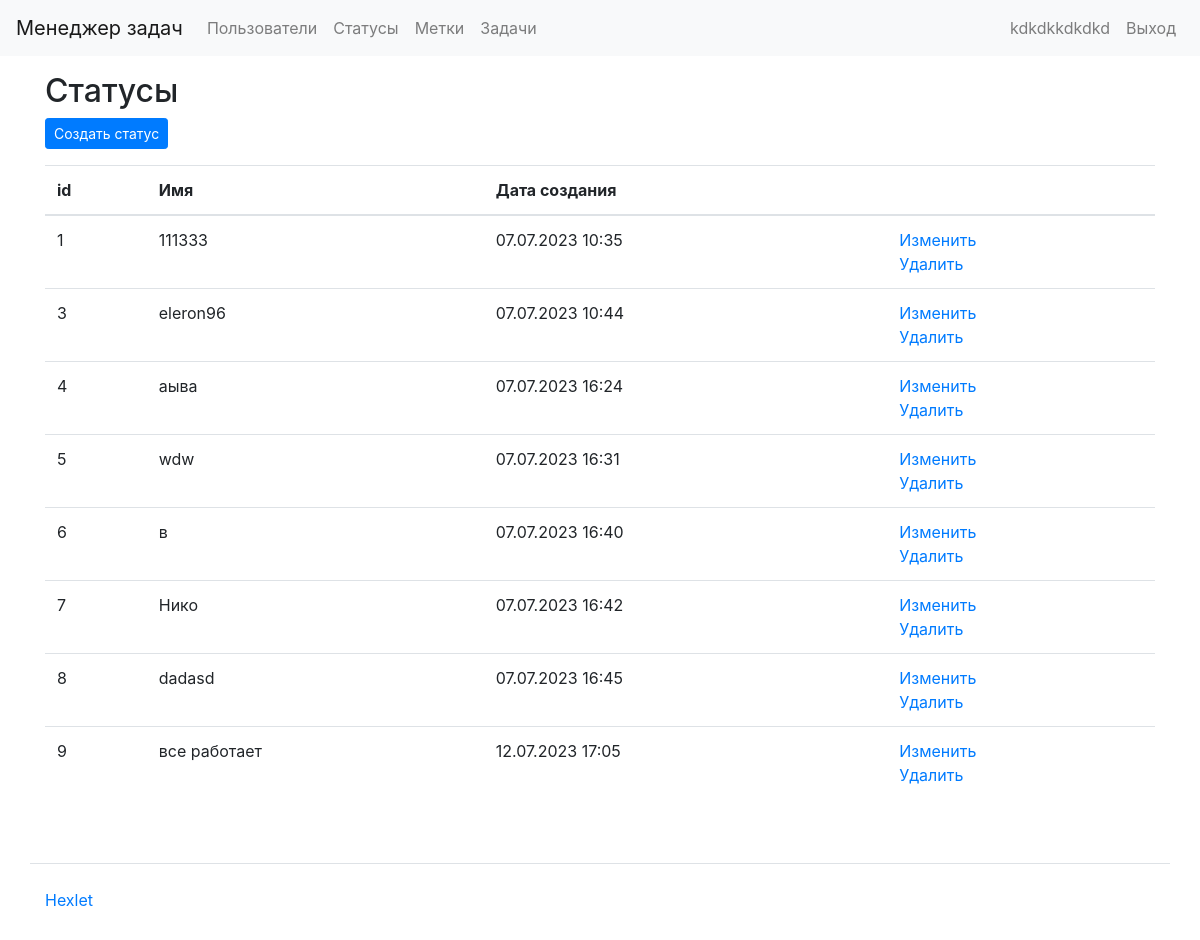
Screenshot of /statuses/ (signed in) with the database file from the repository.
### status/models.py (models this page shows, shortened)
class Status(models.Model):
    name = models.CharField(max_length=100)
    created_date = models.DateTimeField(auto_now_add=True)
    class Meta:
        app_label = 'status'

### status/views.py (the view)
# urls.py: path('statuses/', status_task, name='status_task'),
@login_required
def status_task(request):
    statuses = Status.objects.all()
    return render(request, 'status/status_task.html', {'statuses': statuses})

### task_manager/templates/status/status_task.html (shortened to what this page needs)
{% extends "base.html" %}
{% load i18n %}
{% block content %}
  <h2>Статусы</h2>
  <div class="mb-3">
    <a href="{% url 'create_status' %}" class="btn btn-primary btn-sm">{% trans "Создать статус" %}</a>
  </div>
  <table class="table">
    <thead>
      <tr>
        <th scope="col">id</th>
        <th scope="col">Имя</th>
        <th scope="col">Дата создания</th>
        <th scope="col"></th>
      </tr>
    </thead>
    <tbody>
      {% for status in statuses %}
      <tr>
        <td>{{ status.id }}</td>
        <td>{{ status.name }}</td>
        <td>{{ status.created_date|date:"d.m.Y H:i"  }}</td>
        <td>
          <a href="{% url 'edit_status' status.id %}">Изменить</a>
          <br>
          <a href="{% url 'delete_status' status.id %}">{% trans "Delete" %}</a>
        </td>
      </tr>
      {% endfor %}
    </tbody>
  </table>
{% endblock %}

### task_manager/templates/base.html (shortened to what this page needs)
{% load i18n %}
{% load bootstrap4 %}
<!DOCTYPE html>
<html lang="ru-ru">
  <head>
    <link href="https://cdn.jsdelivr.net/npm/bootstrap@4.6.2/dist/css/bootstrap.min.css" rel="stylesheet">
  </head>
  <body class="d-flex flex-column min-vh-100">
    {% include 'header.html' %}
    <div class="container wrapper flex-grow-1">
        {% block content %}{% endblock %}
    </div>
    {% include 'footer.html' %}
  </body>
</html>

### task_manager/templates/header.html (shortened to what this page needs)
{% load i18n %}
<nav class="navbar navbar-expand-lg navbar-light bg-light mb-3">
  <a class="navbar-brand" href="/">{% block navbar_brand %}Менеджер задач{% endblock %}</a>
  <div class="collapse navbar-collapse" id="navbarToggleExternalContent">
    <ul class="navbar-nav mr-auto">
      <li class="nav-item">
        <a class="nav-link" href="/users/">{% block navlink1 %}Пользователи{% endblock %}</a>
      </li>
      {% if user.is_authenticated %}
        <li class="nav-item">
          <a class="nav-link" href="/statuses/">{% trans "Статусы" %}</a>
        </li>
        <li class="nav-item">
          <a class="nav-link" href="/labels/">{% trans "Метки" %}</a>
        </li>
        <li class="nav-item">
          <a class="nav-link" href="/tasks/">{% trans "Задачи" %}</a>
        </li>
      {% endif %}
    </ul>
    <ul class="navbar-nav">
      {% if user.is_authenticated %}
        <li class="nav-item">
          <span class="navbar-text mr-2">{{ user.username }}</span>
        </li>
        <li class="nav-item">
          <a class="nav-link" href="{% url 'logout' %}">{% trans "Выход" %}</a>
        </li>
      {% endif %}
    </ul>
  </div>
</nav>

### task_manager/templates/footer.html
{% load i18n %}
<footer>
  <div class="container my-5 pt-4 border-top">
    <a target="_blank" href="https://ru.hexlet.io">{% block footer %}Hexlet{% endblock %}</a>
  </div>
</footer>

### rows the page displays
Status: id "1", name "111333", created_date "07.07.2023 10:35"
Status: id "3", name "eleron96", created_date "07.07.2023 10:44"
Status: id "4", name "аыва", created_date "07.07.2023 16:24"
Status: id "5", name "wdw", created_date "07.07.2023 16:31"
Status: id "6", name "в", created_date "07.07.2023 16:40"
Status: id "7", name "Нико", created_date "07.07.2023 16:42"
Status: id "8", name "dadasd", created_date "07.07.2023 16:45"
Status: id "9", name "все работает", created_date "12.07.2023 17:05"

### other values shown
{{ user.username }} "kdkdkkdkdkd"
